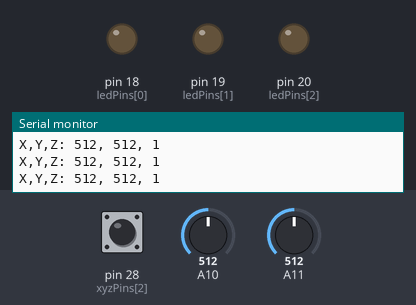
This sketch was run on a simulated Arduino Mega 2560, built with avr-gcc and run on an emulated ATmega2560. Shown: output pins drawn as LEDs (lit = HIGH), the last lines printed to the serial monitor. The inputs (shaded band) are chosen by the test bench; at power-on: A10 = 512, A11 = 512, pin 28 (xyzPins[2]) HIGH.

Above: at 1.3 s.
1.4 s: A10 set to 784
2.9 s: A10 set to 808
At 4.0 s:
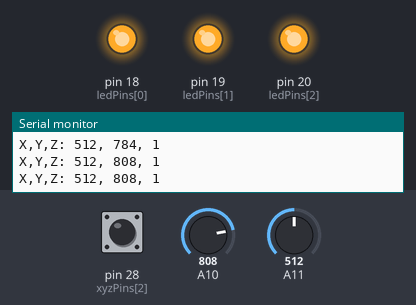
4.5 s: A11 set to 793
6.0 s: A11 set to 819
At 6.5 s:
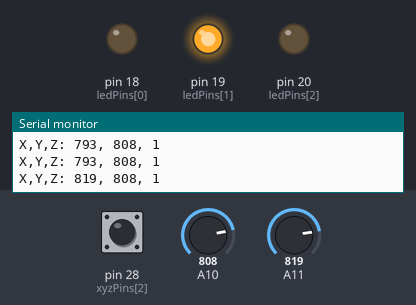
7.5 s: A11 set to 190
At 8.7 s:
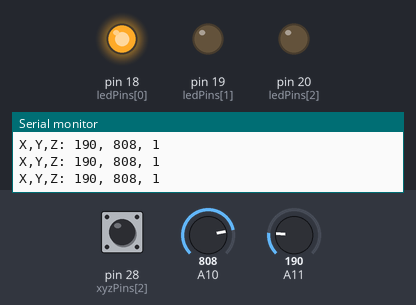
9.0 s: A11 set to 210
At 10.1 s:
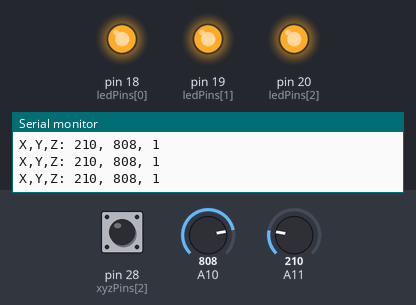
Timing chart, 0 to 11.5 s (numbered marks = the images above; inputs shaded):
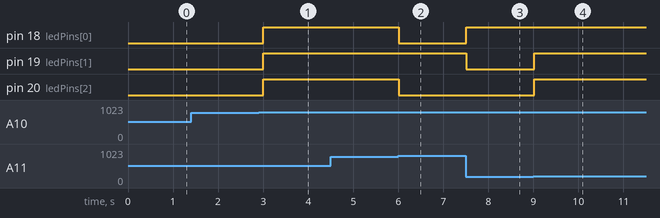

The sketch:

p28_rocker_control_light.ino
```cpp
//**********************************************************************************
/*
 * Filename    : Rocker Control Light
 * Description : Control RGB to light different colors by Rocker.
 * Auther      : http//www.keyestudio.com
*/
int xyzPins[] = {27, 26, 28};   //x,y,z pins
int ledPins[] = {18, 19, 20};    //define red, green, blue led pins

void setup() {
  Serial.begin(115200);

  pinMode(xyzPins[0], INPUT); //x axis.
  pinMode(xyzPins[1], INPUT); //y axis.
  pinMode(xyzPins[2], INPUT_PULLUP);   //z axis is a button.

  for (int i = 0; i < 3; i++) {   //setup the pwm channels,1KHz,8bit
    pinMode(ledPins[i], OUTPUT);
  }

}

// In loop(), use analogRead () to read the value of axes X and Y
//and use digitalRead () to read the value of axis Z, then display them.
void loop() {

  int xVal = analogRead(xyzPins[0]);
  int yVal = analogRead(xyzPins[1]);
  int zVal = digitalRead(xyzPins[2]);

  if (xVal < 200){
     analogWrite(ledPins[0], 255); //Common cathode LED, high level to turn on the led.
     analogWrite(ledPins[1], 0);
     analogWrite(ledPins[2], 0);
   }
  else if (xVal > 800){
     analogWrite(ledPins[0], 0);
     analogWrite(ledPins[1], 255);
     analogWrite(ledPins[2], 0);
   }
  else if (yVal < 200){
     analogWrite(ledPins[0], 0);
     analogWrite(ledPins[1], 0);
     analogWrite(ledPins[2], 255);
   }
  else if (yVal > 800){
     analogWrite(ledPins[0], 255);
     analogWrite(ledPins[1], 255);
     analogWrite(ledPins[2], 255);
   }

  Serial.println("X,Y,Z: " + String(xVal) + ", " +  String(yVal) + ", " + String(zVal));
  delay(500);
}
//**********************************************************************************
```

Measured:
- the behaviour switches between 800 and 801 on A10 (found by bisection; images 0 and 1)
- the behaviour switches between 800 and 801 on A11 (found by bisection; images 1 and 2)
- the behaviour switches between 199 and 200 on A11 (found by bisection; images 3 and 4)
- after the input at 2.9 s, pin 18 (ledPins[0]), pin 19 (ledPins[1]), pin 20 (ledPins[2]): LOW → HIGH after 0.10 s
- after the input at 6.0 s, pin 18 (ledPins[0]), pin 20 (ledPins[2]): HIGH → LOW at once
- after the input at 7.5 s, pin 18 (ledPins[0]): LOW → HIGH at once; pin 19 (ledPins[1]): HIGH → LOW at once
- after the input at 9.0 s, pin 19 (ledPins[1]), pin 20 (ledPins[2]): LOW → HIGH at once
